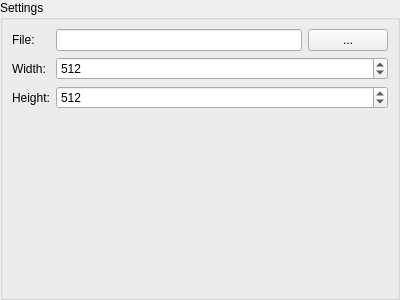
<?xml version="1.0" encoding="UTF-8"?>
<ui version="4.0">
 <class>HolovideoCodecOptions</class>
 <widget class="QWidget" name="HolovideoCodecOptions">
  <property name="geometry">
   <rect>
    <x>0</x>
    <y>0</y>
    <width>400</width>
    <height>300</height>
   </rect>
  </property>
  <property name="windowTitle">
   <string>Form</string>
  </property>
  <layout class="QGridLayout" name="gridLayout">
   <property name="margin">
    <number>0</number>
   </property>
   <item row="0" column="0">
    <widget class="QWidget" name="widget" native="true">
     <layout class="QGridLayout" name="gridLayout_2">
      <property name="margin">
       <number>0</number>
      </property>
      <property name="spacing">
       <number>0</number>
      </property>
      <item row="0" column="0">
       <widget class="QGroupBox" name="groupBox">
        <property name="title">
         <string>Settings</string>
        </property>
        <layout class="QFormLayout" name="formLayout">
         <property name="fieldGrowthPolicy">
          <enum>QFormLayout::AllNonFixedFieldsGrow</enum>
         </property>
         <item row="1" column="0">
          <widget class="QLabel" name="widthLabel">
           <property name="text">
            <string>Width:</string>
           </property>
          </widget>
         </item>
         <item row="2" column="0">
          <widget class="QLabel" name="heightLabel">
           <property name="text">
            <string>Height:</string>
           </property>
          </widget>
         </item>
         <item row="2" column="1">
          <widget class="QSpinBox" name="heightBox">
           <property name="maximum">
            <number>10000</number>
           </property>
           <property name="value">
            <number>512</number>
           </property>
          </widget>
         </item>
         <item row="1" column="1">
          <widget class="QSpinBox" name="widthBox">
           <property name="maximum">
            <number>10000</number>
           </property>
           <property name="value">
            <number>512</number>
           </property>
          </widget>
         </item>
         <item row="0" column="1">
          <widget class="QWidget" name="widget_2" native="true">
           <layout class="QHBoxLayout" name="horizontalLayout">
            <property name="margin">
             <number>0</number>
            </property>
            <item>
             <widget class="QLineEdit" name="sourceFileBox"/>
            </item>
            <item>
             <widget class="QPushButton" name="sourceFileChooseButton">
              <property name="sizePolicy">
               <sizepolicy hsizetype="Minimum" vsizetype="Minimum">
                <horstretch>0</horstretch>
                <verstretch>0</verstretch>
               </sizepolicy>
              </property>
              <property name="text">
               <string>...</string>
              </property>
             </widget>
            </item>
           </layout>
          </widget>
         </item>
         <item row="0" column="0">
          <widget class="QLabel" name="label">
           <property name="text">
            <string>File:</string>
           </property>
          </widget>
         </item>
        </layout>
       </widget>
      </item>
     </layout>
    </widget>
   </item>
  </layout>
 </widget>
 <resources/>
 <connections/>
</ui>
